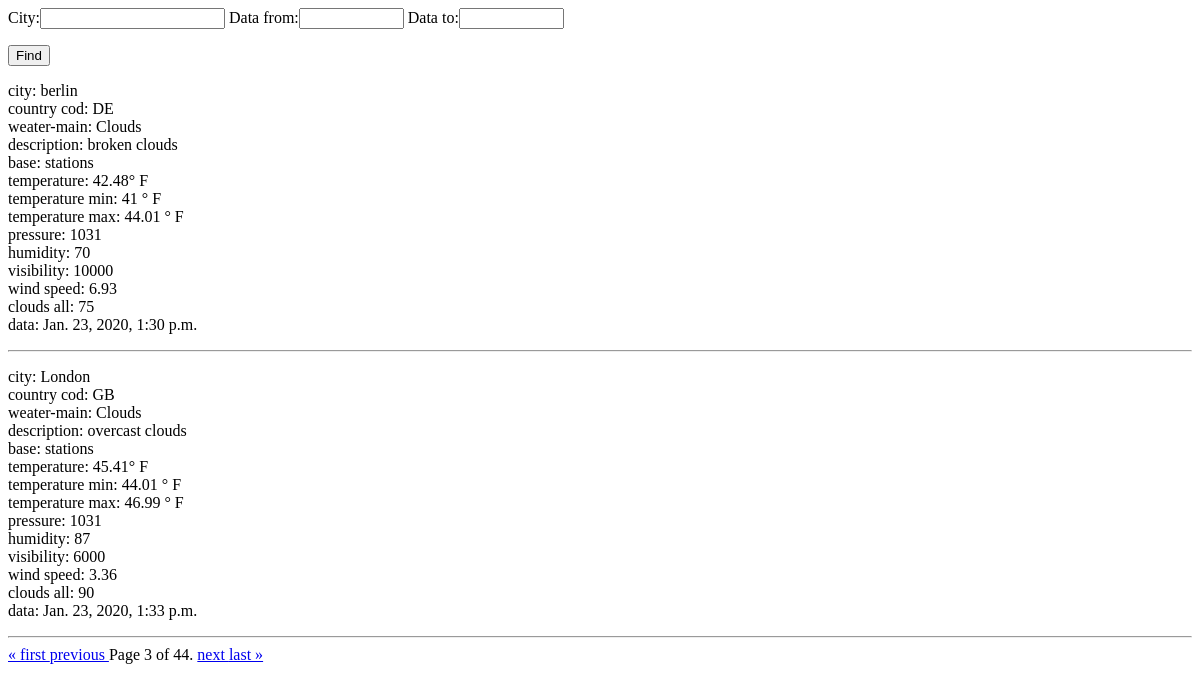
/weather/?page=3, run on the app's committed database.
### weather/models.py (models this page shows)
class ExistingData(models.Model):
    city = models.CharField(max_length=25)
    country = models.CharField(max_length=10)
    main = models.CharField(max_length=25)
    description = models.CharField(max_length=50)
    icon = models.CharField(max_length=10)
    base = models.CharField(max_length=25)
    temp = models.CharField(max_length=10)
    pressure = models.CharField(max_length=10)
    humidity = models.CharField(max_length=10)
    temp_min = models.CharField(max_length=10)
    temp_max = models.CharField(max_length=10)
    visibility = models.CharField(max_length=10)
    wind_speed = models.CharField(max_length=10)
    clouds_all = models.CharField(max_length=10)
    data = models.DateTimeField(auto_now_add=True)

### weather/views.py (the view, shortened to what this page needs)
# urls.py: path('weather/', existingdata_list, name='data_list'),
def existingdata_list(request):
    data_list = ExistingData.objects.all()
    form = FilterForm()
    page, datas = pag(request, data_list)
    return render(request,
                  'weather/data_list.html',
                  {'page': page,
                   'data_list': datas,
                   'form': form
                   })

### weather/forms.py
class FilterForm(forms.Form):
    city = forms.CharField(max_length=25)
    data_from = forms.DateField(widget=widgets.AdminDateWidget)
    data_to = forms.DateField(widget=widgets.AdminDateWidget)

### weather/views.py (called while the page is built)
def pag(request, data_list):
    paginator = Paginator(data_list, 2)
    page = request.GET.get('page')
    datas = paginator.get_page(page)
    return (page, datas)

### weather/templates/weather/data_list.html (shortened to what this page needs)
{% load static %}
<link rel="stylesheet" type="text/css" href="{% static '/admin/css/widgets.css' %}">
{% block content %}
    <div class="content">
        <form method="GET">
        <div class="input-group date" id="datetimepicker1" data-target-input="nearest">
        {{ form }}
        <div class="input-group-append" data-target="#datetimepicker1" data-toggle="datetimepicker">
        <div class="input-group-text">
        <p><input type="submit" value="Find"></p>
        </div>
        </div>
        </div>
        </form>
    </div>
{% if data_list %}
    {% for data in data_list %}
        <p> <span class="title"> city:</span>
            <span class="title"> {{ data.city }}</span>
            <br>country cod:
            <span class="title"> {{ data.country }}</span>
            <br> weater-main:
            <span class="title"> {{ data.main }}</span>
            <br> description:
            <span class="title">{{ data.description }}</span>
            <br> base:
            <span class="title"> {{ data.base }}</span>
            <br> temperature:
            <span class="title">{{ data.temp }}° F</span>
            <br> temperature min:
            <span class="title"> {{ data.temp_min }} ° F</span>
            <br> temperature max:
            <span class="title"> {{ data.temp_max }} ° F</span>
            <br> pressure:
            <span class="title"> {{ data.pressure }}</span>
            <br> humidity:
            <span class="title"> {{ data.humidity }}</span>
            <br> visibility:
            <span class="title"> {{ data.visibility }}</span>
            <br> wind speed:
            <span class="title"> {{ data.wind_speed }}</span>
            <br> clouds all:
            <span class="title"> {{ data.clouds_all }}</span>
            <br> data:
            <span class="title"> {{ data.data }}</span>
         </p>
        <hr>
    {% endfor %}
{% else %}
    <p>In the {{request.GET.city}} from {{request.GET.data_from}} to {{request.GET.data_to}} there is no data.</p>
{% endif %}
{% endblock %}
{% block content1 %}
<div class="pagination">
    <span class="step-links">
        {% if data_list.has_previous %}
            <a href="?page=1">&laquo; first </a>
            <a href="?page={{ data_list.previous_page_number }}"> previous </a>
        {% endif %}
        <span class="current">
            Page {{ data_list.number }} of {{ data_list.paginator.num_pages }}.
        </span>
        {% if data_list.has_next %}
            <a href="?page={{ data_list.next_page_number }}"> next </a>
            <a href="?page={{ data_list.paginator.num_pages }}"> last &raquo;</a>
        {% endif %}
    </span>
</div>
{% endblock %}

### data on the page
ExistingData: city "berlin", country "DE", main "Clouds", description "broken clouds", base "stations", temp "42.48", temp_min "41", temp_max "44.01", pressure "1031", humidity "70", visibility "10000", wind_speed "6.93", clouds_all "75", data "Jan. 23, 2020, 1:30 p.m."
ExistingData: city "London", country "GB", main "Clouds", description "overcast clouds", base "stations", temp "45.41", temp_min "44.01", temp_max "46.99", pressure "1031", humidity "87", visibility "6000", wind_speed "3.36", clouds_all "90", data "Jan. 23, 2020, 1:33 p.m."

### other printed values
{{ data_list.number }} "3"
{{ data_list.paginator.num_pages }} "44"
